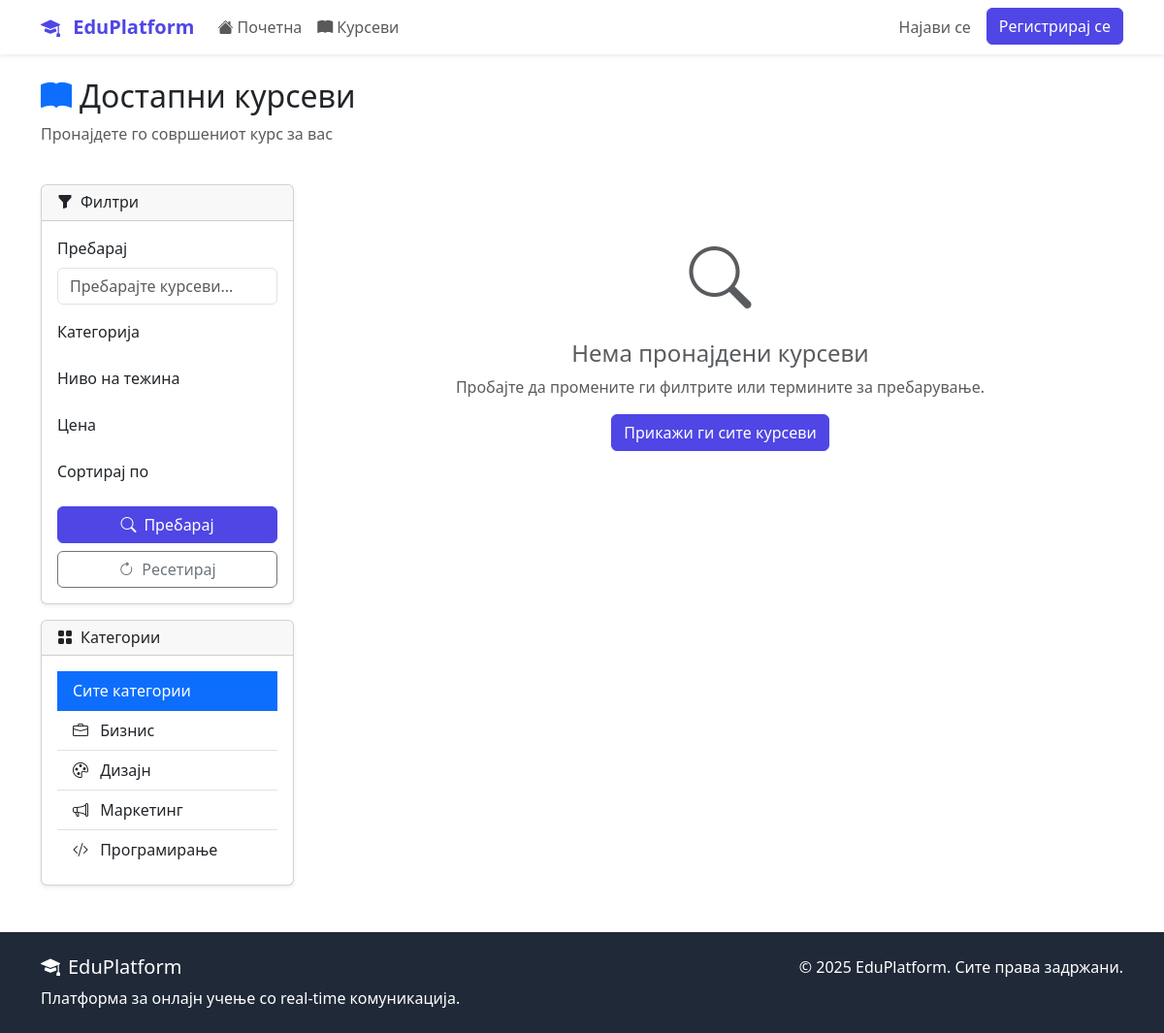
The app's page /courses/, older data.
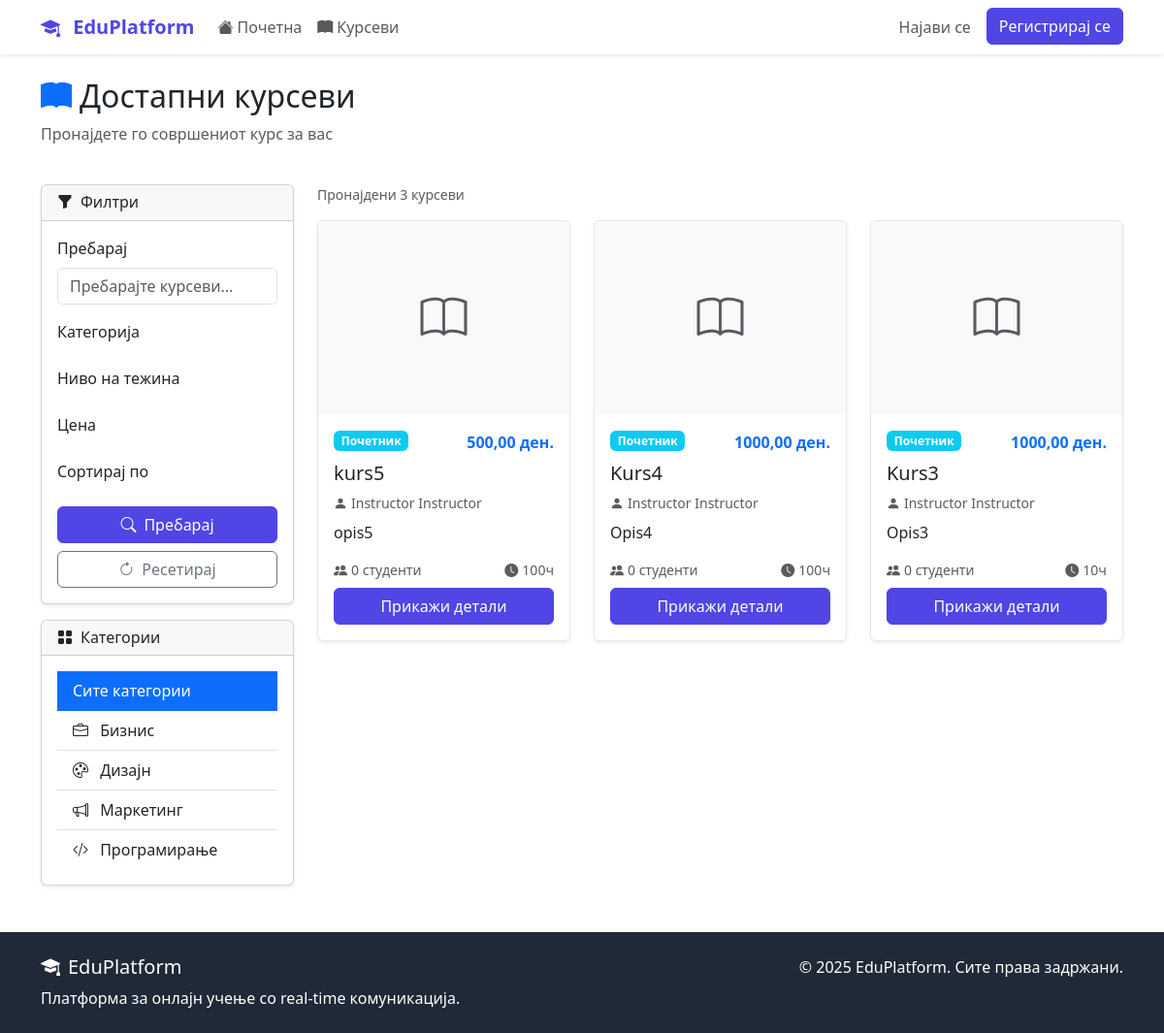
The same page, newer data.
### courses/models.py (models this page shows, shortened)
class Category(models.Model):
    name = models.CharField(max_length=100, unique=True)
    description = models.TextField(blank=True)
    icon = models.CharField(max_length=50, blank=True, help_text="Bootstrap icon class")
    created_at = models.DateTimeField(auto_now_add=True)
    class Meta:
        verbose_name_plural = "Categories"
        ordering = ['name']

class Course(models.Model):
    DIFFICULTY_CHOICES = (
        ('beginner', 'Почетник'),
        ('intermediate', 'Средно'),
        ('advanced', 'Напредно'),
    )
    STATUS_CHOICES = (
        ('draft', 'Нацрт'),
        ('published', 'Објавен'),
        ('archived', 'Архивиран'),
    )
    title = models.CharField(max_length=200)
    slug = models.SlugField(unique=True, blank=True, max_length=250)
    description = models.TextField()
    instructor = models.ForeignKey(
        settings.AUTH_USER_MODEL,
        on_delete=models.CASCADE,
        related_name='courses_taught'
    )
    category = models.ForeignKey(Category, on_delete=models.CASCADE)
    thumbnail = models.ImageField(upload_to='course_thumbnails/', blank=True)
    price = models.DecimalField(max_digits=8, decimal_places=2, default=0.00)
    difficulty = models.CharField(max_length=20, choices=DIFFICULTY_CHOICES)
    status = models.CharField(max_length=20, choices=STATUS_CHOICES, default='published')
    duration_hours = models.PositiveIntegerField(help_text="Должина во часови")
    max_students = models.PositiveIntegerField(null=True, blank=True)
    requirements = models.TextField(blank=True, help_text="Предуслови за курсот")
    what_you_learn = models.TextField(help_text="Што ќе научат студентите")
    created_at = models.DateTimeField(auto_now_add=True)
    updated_at = models.DateTimeField(auto_now=True)
    class Meta:
        ordering = ['-created_at']
    def get_absolute_url(self):
        return reverse('courses:detail', kwargs={'slug': self.slug})

### accounts/models.py (models this page shows, shortened)
class User(AbstractUser):
    USER_TYPE_CHOICES = (
        ('student', 'Студент'),
        ('instructor', 'Инструктор'),
        ('admin', 'Администратор'),
    )
    user_type = models.CharField(
        max_length=20,
        choices=USER_TYPE_CHOICES,
        default='student'
    )
    bio = models.TextField(max_length=500, blank=True)
    profile_picture = models.ImageField(
        upload_to='profile_pics/',
        blank=True,  # Додадено
        null=True    # Додадено
    )
    birth_date = models.DateField(null=True, blank=True)
    phone_number = models.CharField(max_length=15, blank=True)
    created_at = models.DateTimeField(auto_now_add=True)
    updated_at = models.DateTimeField(auto_now=True)

### courses/views.py (the view, shortened to what this page needs)
# urls.py: path('', views.CourseListView.as_view(), name='list'),
class CourseListView(ListView):
    model = Course
    template_name = 'courses/list.html'
    context_object_name = 'courses'
    paginate_by = 12
    def get_queryset(self):
        queryset = Course.objects.filter(status='published').select_related(
            'instructor', 'category'
        ).annotate(
            enrolled_count=Count('enrollments', filter=Q(enrollments__is_active=True))
        )
        category_id = self.kwargs.get('category_id')
        if category_id:
            queryset = queryset.filter(category_id=category_id)
        search_query = self.request.GET.get('search')
        difficulty = self.request.GET.get('difficulty')
        if difficulty:
            queryset = queryset.filter(difficulty=difficulty)
        price_filter = self.request.GET.get('price')
        if price_filter == 'free':
            queryset = queryset.filter(price=0)
        elif price_filter == 'paid':
            queryset = queryset.filter(price__gt=0)
        sort_by = self.request.GET.get('sort', '-created_at')
        if sort_by in ['-created_at', 'title', '-enrolled_count', 'price']:
            queryset = queryset.order_by(sort_by)
        return queryset
    def get_context_data(self, **kwargs):
        context = super().get_context_data(**kwargs)
        context['categories'] = Category.objects.all()
        context['search_form'] = CourseSearchForm(self.request.GET)
        context['current_category'] = self.kwargs.get('category_id')
        return context

### courses/forms.py
class CourseSearchForm(forms.Form):
    search = forms.CharField(
        max_length=100,
        required=False,
        widget=forms.TextInput(attrs={
            'placeholder': 'Пребарајте курсеви...',
            'class': 'form-control'
        })
    )

### templates/courses/list.html (shortened to what this page needs)
{% extends 'base.html' %}
{% block content %}
<div class="container mt-4">
    <div class="d-flex justify-content-between align-items-center mb-4">
        <div>
            <h2><i class="bi bi-book-fill me-2 text-primary"></i>Достапни курсеви</h2>
            <p class="text-muted">Пронајдете го совршениот курс за вас</p>
        </div>
    </div>
    <div class="row">
        <div class="col-md-3">
            <div class="card shadow-sm">
                <div class="card-header">
                    <h6 class="mb-0"><i class="bi bi-funnel-fill me-2"></i>Филтри</h6>
                </div>
                <div class="card-body">
                    <form method="get">
                        <div class="mb-3">
                            <label class="form-label">Пребарај</label>
                            {{ search_form.search }}
                        </div>
                        <div class="mb-3">
                            <label class="form-label">Категорија</label>
                        </div>
                        <div class="mb-3">
                            <label class="form-label">Ниво на тежина</label>
                        </div>
                        <div class="mb-3">
                            <label class="form-label">Цена</label>
                        </div>
                        <div class="mb-3">
                            <label class="form-label">Сортирај по</label>
                        </div>
                        <button type="submit" class="btn btn-primary w-100">
                            <i class="bi bi-search me-2"></i>Пребарај
                        </button>
                        <a href="{% url 'courses:list' %}" class="btn btn-outline-secondary w-100 mt-2">
                            <i class="bi bi-arrow-clockwise me-2"></i>Ресетирај
                        </a>
                    </form>
                </div>
            </div>
            <div class="card shadow-sm mt-3">
                <div class="card-header">
                    <h6 class="mb-0"><i class="bi bi-grid-fill me-2"></i>Категории</h6>
                </div>
                <div class="card-body">
                    <div class="list-group list-group-flush">
                        <a href="{% url 'courses:list' %}"
                           class="list-group-item list-group-item-action {% if not current_category %}active{% endif %}">
                            Сите категории
                        </a>
                        {% for category in categories %}
                        <a href="{% url 'courses:by_category' category.id %}"
                           class="list-group-item list-group-item-action {% if current_category == category.id %}active{% endif %}">
                            {% if category.icon %}<i class="bi bi-{{ category.icon }} me-2"></i>{% endif %}
                            {{ category.name }}
                        </a>
                        {% endfor %}
                    </div>
                </div>
            </div>
        </div>
        <div class="col-md-9">
            {% if courses %}
                <div class="d-flex justify-content-between align-items-center mb-3">
                    <small class="text-muted">Пронајдени {{ courses|length }} курсеви</small>
                </div>
                <div class="row">
                    {% for course in courses %}
                    <div class="col-lg-4 col-md-6 mb-4">
                        <div class="card course-card h-100 shadow-sm">
                            {% if course.thumbnail %}
                                <img src="{{ course.thumbnail.url }}" class="card-img-top"
                                     alt="{{ course.title }}" style="height: 200px; object-fit: cover;">
                            {% else %}
                                <div class="card-img-top bg-light d-flex align-items-center justify-content-center"
                                     style="height: 200px;">
                                    <i class="bi bi-book text-muted" style="font-size: 3rem;"></i>
                                </div>
                            {% endif %}
                            <div class="card-body d-flex flex-column">
                                <div class="d-flex justify-content-between align-items-start mb-2">
                                    <span class="badge bg-info">{{ course.get_difficulty_display }}</span>
                                    <span class="text-primary fw-bold">
                                        {% if course.price > 0 %}
                                            {{ course.price }} ден.
                                        {% else %}
                                            Бесплатно
                                        {% endif %}
                                    </span>
                                </div>
                                <h5 class="card-title">{{ course.title }}</h5>
                                <p class="card-text text-muted small mb-2">
                                    <i class="bi bi-person-fill me-1"></i>{{ course.instructor.get_full_name }}
                                </p>
                                <p class="card-text flex-grow-1">{{ course.description|truncatewords:15 }}</p>
                                <div class="mt-auto">
                                    <div class="d-flex justify-content-between align-items-center mb-2 small text-muted">
                                        <span><i class="bi bi-people-fill me-1"></i>{{ course.enrolled_count }} студенти</span>
                                        <span><i class="bi bi-clock-fill me-1"></i>{{ course.duration_hours }}ч</span>
                                    </div>
                                    <a href="{{ course.get_absolute_url }}" class="btn btn-primary w-100">
                                        Прикажи детали
                                    </a>
                                </div>
                            </div>
                        </div>
                    </div>
                    {% endfor %}
                </div>
            {% else %}
                <div class="text-center py-5">
                    <i class="bi bi-search text-muted" style="font-size: 4rem;"></i>
                    <h4 class="mt-3 text-muted">Нема пронајдени курсеви</h4>
                    <p class="text-muted">Пробајте да промените ги филтрите или термините за пребарување.</p>
                    <a href="{% url 'courses:list' %}" class="btn btn-primary">
                        Прикажи ги сите курсеви
                    </a>
                </div>
            {% endif %}
        </div>
    </div>
</div>
{% endblock %}

### templates/base.html (shortened to what this page needs)
<!DOCTYPE html>
<html lang="mk">
<head>
    <link href="https://cdn.jsdelivr.net/npm/bootstrap@5.3.2/dist/css/bootstrap.min.css" rel="stylesheet">
    <link rel="stylesheet" href="https://cdn.jsdelivr.net/npm/bootstrap-icons@1.11.1/font/bootstrap-icons.css">
</head>
<body class="d-flex flex-column min-vh-100">
    <nav class="navbar navbar-expand-lg navbar-light bg-white shadow-sm">
        <div class="container">
            <a class="navbar-brand" href="{% url 'dashboard:home' %}">
                <i class="bi bi-mortarboard-fill me-2"></i>
                EduPlatform
            </a>
            <div class="collapse navbar-collapse" id="navbarNav">
                <ul class="navbar-nav me-auto">
                    <li class="nav-item">
                        <a class="nav-link" href="{% url 'dashboard:home' %}">
                            <i class="bi bi-house-fill me-1"></i>Почетна
                        </a>
                    </li>
                    <li class="nav-item">
                        <a class="nav-link" href="{% url 'courses:list' %}">
                            <i class="bi bi-book-fill me-1"></i>Курсеви
                        </a>
                    </li>
                </ul>
                <ul class="navbar-nav">
                    {% if user.is_authenticated %}
                        <li class="nav-item dropdown">
                            <a class="nav-link dropdown-toggle d-flex align-items-center" href="#"
                               id="navbarDropdown" role="button" data-bs-toggle="dropdown">
                                {% if user.profile_picture %}
                                    <img src="{{ user.profile_picture.url }}" alt="Профил"
                                         class="rounded-circle me-2" width="32" height="32">
                                {% else %}
                                    <i class="bi bi-person-circle me-2 fs-4"></i>
                                {% endif %}
                                {{ user.get_full_name|default:user.username }}
                            </a>
                            <ul class="dropdown-menu">
                                <li><a class="dropdown-item" href="{% url 'accounts:profile' %}">
                                    <i class="bi bi-person-fill me-2"></i>Профил
                                </a></li>
                                <li><a class="dropdown-item" href="{% url 'dashboard:my_courses' %}">
                                    <i class="bi bi-book-fill me-2"></i>Мои курсеви
                                </a></li>
                                <li><hr class="dropdown-divider"></li>
                                <li><a class="dropdown-item" href="{% url 'accounts:logout' %}">
                                    <i class="bi bi-box-arrow-right me-2"></i>Одјави се
                                </a></li>
                            </ul>
                        </li>
                    {% else %}
                        <li class="nav-item">
                            <a class="nav-link" href="{% url 'accounts:login' %}">Најави се</a>
                        </li>
                        <li class="nav-item">
                            <a class="btn btn-primary ms-2" href="{% url 'accounts:register' %}">Регистрирај се</a>
                        </li>
                    {% endif %}
                </ul>
            </div>
        </div>
    </nav>
    <main class="flex-grow-1">
        {% block content %}{% endblock %}
    </main>
    <footer class="footer mt-5 py-4">
        <div class="container">
            <div class="row">
                <div class="col-md-6">
                    <h5><i class="bi bi-mortarboard-fill me-2"></i>EduPlatform</h5>
                    <p class="mb-0">Платформа за онлајн учење со real-time комуникација.</p>
                </div>
                <div class="col-md-6 text-md-end">
                    <p class="mb-0">&copy; 2025 EduPlatform. Сите права задржани.</p>
                </div>
            </div>
        </div>
    </footer>
</body>
</html>

### templates/base.html (style rules this page uses)
:root { --primary-color: #4f46e5; --secondary-color: #6366f1; --success-color: #10b981; --warning-color: #f59e0b; --danger-color: #ef4444; --dark-color: #1f2937; --light-color: #f8fafc; }
.navbar-brand { font-weight: bold; color: var(--primary-color) !important; }
.btn-primary { background-color: var(--primary-color); border-color: var(--primary-color); }
.course-card { transition: transform 0.2s; border: 1px solid #e5e7eb; }
.footer { background-color: var(--dark-color); color: white; margin-top: auto; }

Row changes from the older to the newer data that the page shows:
added Course: difficulty "Почетник", price "500,00", title "kurs5", instructor.get_full_name "Instructor Instructor", description "opis5", enrolled_count "0", duration_hours "100"
added Course: difficulty "Почетник", price "1000,00", title "Kurs4", instructor.get_full_name "Instructor Instructor", description "Opis4", enrolled_count "0", duration_hours "100"
added Course: difficulty "Почетник", price "1000,00", title "Kurs3", instructor.get_full_name "Instructor Instructor", description "Opis3", enrolled_count "0", duration_hours "10"
Text that changed along with them:
{{ courses|length }}: (not shown) → "3"
text no longer shown: "Нема пронајдени курсеви Пробајте да промените ги филтрите или термините за пребарување. Прикажи ги сите курсеви"
text now shown: "Пронајдени курсеви"
